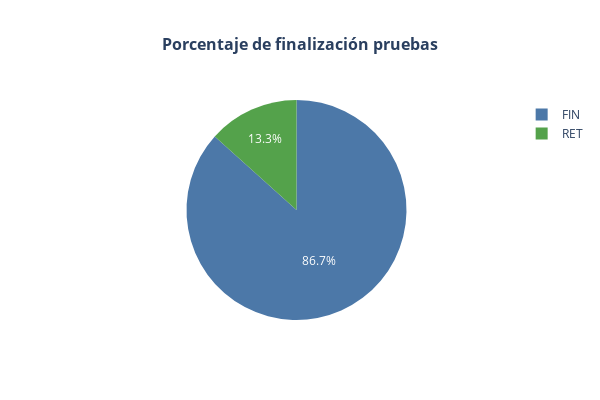

The code cell stored with this chart in its notebook:
### Code cell
colores = ['#4c78a8', '#54a24b']
estado_counts = df['estado'].value_counts().reset_index()
estado_counts.columns = ['estado', 'count']
fig = px.pie(estado_counts, values="count", names="estado", title='Porcentaje de finalización pruebas', color_discrete_sequence=colores)
fig.update_traces(textinfo='percent', textfont_color='white')
fig.update_layout(width=600, height=400, title_x=0.5, title_font=dict(size = 16, weight='bold'))
fig.show()

### Figure 1 — Plotly figure (JSON) as saved in the notebook; plotly's stock layout.template omitted (floating-point values rounded to 4 significant figures)
{"data": [{"domain": {"x": [0, 1], "y": [0, 1]}, "hovertemplate": "estado=%{label}<br>count=%{value}<extra></extra>", "labels": ["FIN", "RET"], "legendgroup": "", "name": "", "showlegend": true, "textfont": {"color": "white"}, "textinfo": "percent", "type": "pie", "values": [13, 2]}], "layout": {"height": 400, "legend": {"tracegroupgap": 0}, "piecolorway": ["#4c78a8", "#54a24b"], "title": {"font": {"size": 16, "weight": "bold"}, "text": "Porcentaje de finalización pruebas", "x": 0.5}, "width": 600}}
